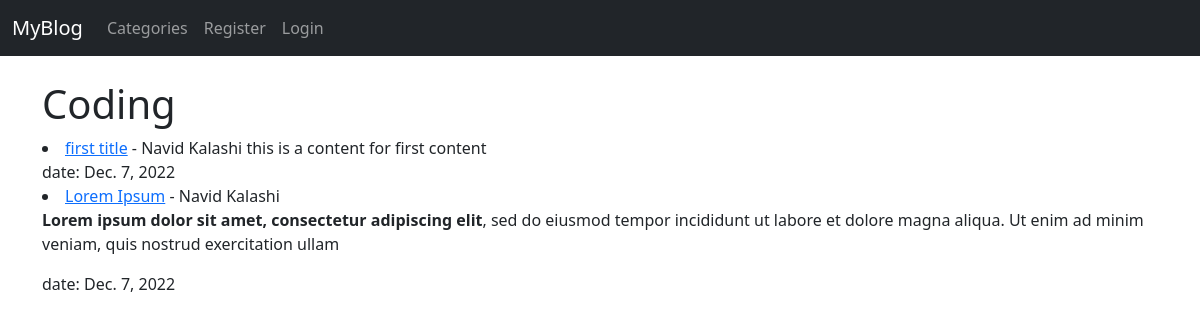
Page /category/coding/ on the earlier database version.
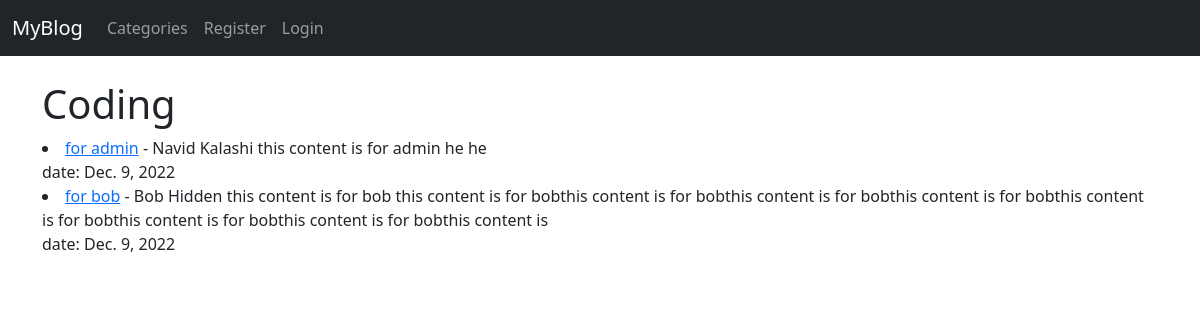
Same page on the later database version.
### blog/models.py (models this page shows, shortened)
class Post(models.Model):
    title = models.CharField(max_length=255)
    title_tag = models.CharField(max_length=255)
    author = models.ForeignKey(User, on_delete=models.CASCADE)
    body = models.TextField()
    date = models.DateField(auto_now_add=True)
    category = models.CharField(max_length=255, default='coding')
    likes = models.ManyToManyField(User, related_name='blog_posts')

### blog/views.py (the view)
# urls.py: path('category/<str:cats>/', categoryView, name='category'),
def categoryView(request, cats):
    category_posts = Post.objects.filter(category=cats.replace('-', ' '))
    return render(request, 'categories.html', {'cats': cats.title().replace('-', ' '), 'category_posts': category_posts})

### blog/templates/categories.html (shortened to what this page needs)
{% extends 'base.html' %}
{% block content %}
    {% if category_posts %}
        <h1>{{cats}}</h1>
        {% for post in category_posts %}
            <li><a href="{% url 'article_detail' post.pk %}">{{post.title}}</a>
                - {{post.author.first_name}} {{post.author.last_name}}
            {{post.body|slice:':200'|safe}}</li>
            date: {{post.date}}
    {% endfor %}
    {% else %}
        <h2>sorry this page does not exist!</h2>
    {% endif %}
{% endblock content %}

Differences in the rows shown:
removed Post: title "first title", author.first_name "Navid", author.last_name "Kalashi", body "this is a content for first content", date "Dec. 7, 2022"
removed Post: title "Lorem Ipsum", author.first_name "Navid", author.last_name "Kalashi", body "Lorem ipsum dolor sit amet, consectetur adipiscing elit , sed do eiusmod tempor incididunt ut labore et dolore magna aliqua. Ut enim ad minim veniam, quis nostrud exercitation ullam", date "Dec. 7, 2022"
added Post: title "for admin", author.first_name "Navid", author.last_name "Kalashi", body "this content is for admin he he", date "Dec. 9, 2022"
added Post: title "for bob", author.first_name "Bob", author.last_name "Hidden", body "this content is for bob this content is for bobthis content is for bobthis content is for bobthis content is for bobthis content is for bobthis content is for bobthis content is for bobthis content is", date "Dec. 9, 2022"
